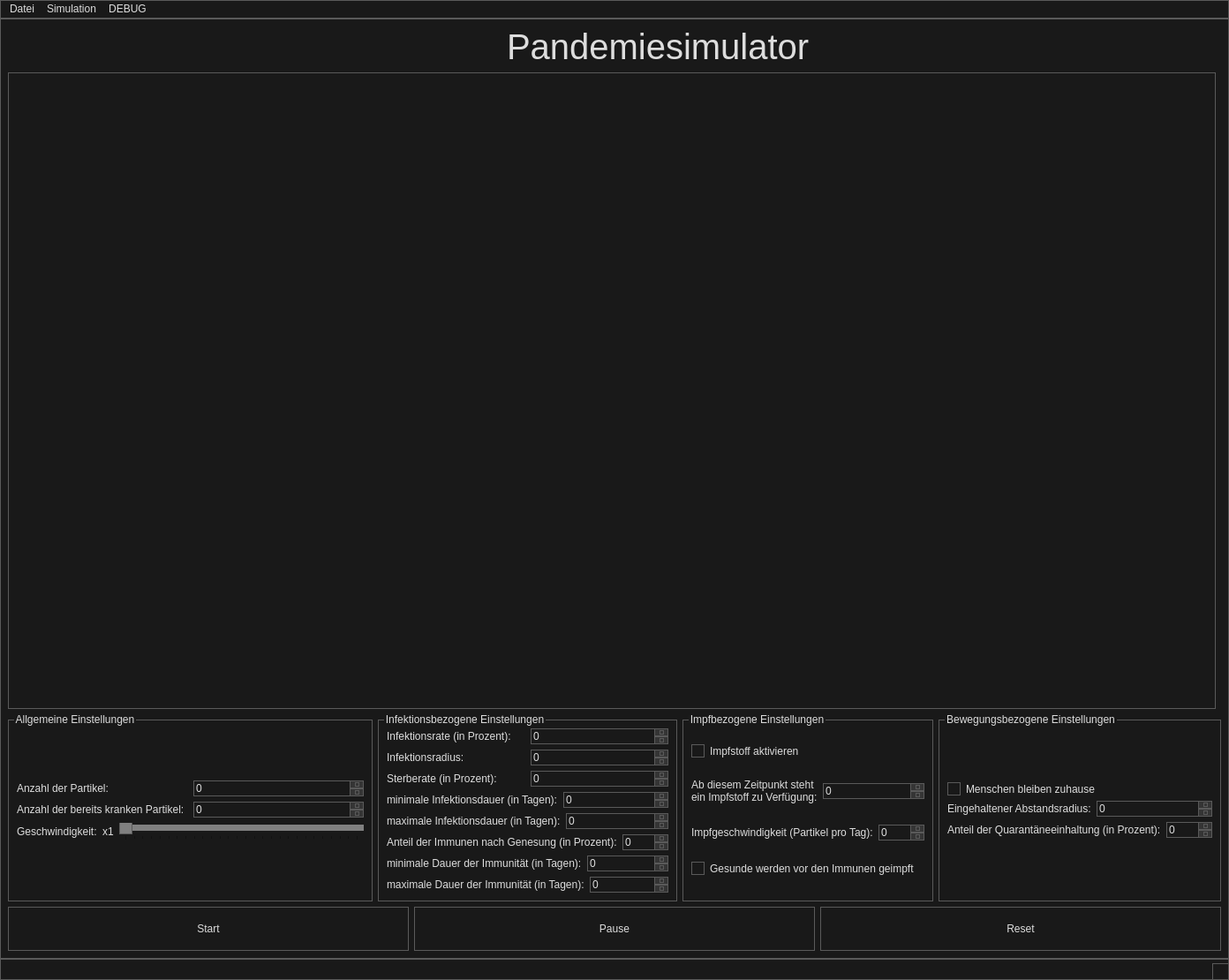
<?xml version="1.0" encoding="UTF-8"?>
<ui version="4.0">
 <class>MainWindow</class>
 <widget class="QMainWindow" name="MainWindow">
  <property name="geometry">
   <rect>
    <x>0</x>
    <y>0</y>
    <width>1392</width>
    <height>1110</height>
   </rect>
  </property>
  <property name="windowTitle">
   <string>MainWindow</string>
  </property>
  <property name="styleSheet">
   <string notr="true">/*
	Copyright 2013 Emanuel Claesson

	Licensed under the Apache License, Version 2.0 (the &quot;License&quot;);
	you may not use this file except in compliance with the License.
	You may obtain a copy of the License at

		http://www.apache.org/licenses/LICENSE-2.0

	Unless required by applicable law or agreed to in writing, software
	distributed under the License is distributed on an &quot;AS IS&quot; BASIS,
	WITHOUT WARRANTIES OR CONDITIONS OF ANY KIND, either express or implied.
	See the License for the specific language governing permissions and
	limitations under the License.
*/

/*
	COLOR_DARK     = #191919
	COLOR_MEDIUM   = #353535
	COLOR_MEDLIGHT = #5A5A5A
	COLOR_LIGHT    = #DDDDDD
	COLOR_ACCENT   = #3D7848
*/

* {
	background: #191919;
	color: #DDDDDD;
	border: 1px solid #5A5A5A;
}

QWidget::item:selected {
	background: #3D7848;
}

QCheckBox, QRadioButton {
	border: none;
}

QRadioButton::indicator, QCheckBox::indicator {
	width: 13px;
	height: 13px;
}

QRadioButton::indicator::unchecked, QCheckBox::indicator::unchecked {
	border: 1px solid #5A5A5A;
	background: none;
}

QRadioButton::indicator::checked, QCheckBox::indicator::checked {
	border: 1px solid #5A5A5A;
	background: #3D7848;
}

QGroupBox {
	margin-top: 6px;
}

QGroupBox::title {
	top: -7px;
	left: 7px;
}

QScrollBar {
	border: 1px solid #5A5A5A;
	background: #191919;
}

QScrollBar:horizontal {
	height: 15px;
	margin: 0px 0px 0px 32px;
}

QScrollBar:vertical {
	width: 15px;
	margin: 32px 0px 0px 0px;
}

QScrollBar::handle {
	background: #353535;
	border: 1px solid #5A5A5A;
}

QScrollBar::handle:horizontal {
	border-width: 0px 1px 0px 1px;
}

QScrollBar::handle:vertical {
	border-width: 1px 0px 1px 0px;
}

QScrollBar::handle:horizontal {
	min-width: 20px;
}

QScrollBar::handle:vertical {
	min-height: 20px;
}

QScrollBar::add-line, QScrollBar::sub-line {
	background:#353535;
	border: 1px solid #5A5A5A;
	subcontrol-origin: margin;
}

QScrollBar::add-line {
	position: absolute;
}

QScrollBar::add-line:horizontal {
	width: 15px;
	subcontrol-position: left;
	left: 15px;
}

QScrollBar::add-line:vertical {
	height: 15px;
	subcontrol-position: top;
	top: 15px;
}

QScrollBar::sub-line:horizontal {
	width: 15px;
	subcontrol-position: top left;
}

QScrollBar::sub-line:vertical {
	height: 15px;
	subcontrol-position: top;
}

QScrollBar:left-arrow, QScrollBar::right-arrow, QScrollBar::up-arrow, QScrollBar::down-arrow {
	border: 1px solid #5A5A5A;
	width: 3px;
	height: 3px;
}

QScrollBar::add-page, QScrollBar::sub-page {
	background: none;
}

QAbstractButton:hover {
	background: #353535;
}

QAbstractButton:pressed {
	background: #5A5A5A;
}

QAbstractItemView {
	show-decoration-selected: 1;
	selection-background-color: #3D7848;
	selection-color: #DDDDDD;
	alternate-background-color: #353535;
}

QHeaderView {
	border: 1px solid #5A5A5A;
}

QHeaderView::section {
	background: #191919;
	border: 1px solid #5A5A5A;
	padding: 4px;
}

QHeaderView::section:selected, QHeaderView::section::checked {
	background: #353535;
}

QTableView {
	gridline-color: #5A5A5A;
}

QTabBar {
	margin-left: 2px;
}

QTabBar::tab {
	border-radius: 0px;
	padding: 4px;
	margin: 4px;
}

QTabBar::tab:selected {
	background: #353535;
}

QComboBox::down-arrow {
	border: 1px solid #5A5A5A;
	background: #353535;
}

QComboBox::drop-down {
	border: 1px solid #5A5A5A;
	background: #353535;
}

QComboBox::down-arrow {
	width: 3px;
	height: 3px;
	border: 1px solid #5A5A5A;
}

QAbstractSpinBox {
	padding-right: 15px;
}

QAbstractSpinBox::up-button, QAbstractSpinBox::down-button {
	border: 1px solid #5A5A5A;
	background: #353535;
	subcontrol-origin: border;
}

QAbstractSpinBox::up-arrow, QAbstractSpinBox::down-arrow {
	width: 3px;
	height: 3px;
	border: 1px solid #5A5A5A;
}

QSlider {
	border: none;
}

QSlider::groove:horizontal {
	height: 5px;
	margin: 4px 0px 4px 0px;
}

QSlider::groove:vertical {
	width: 5px;
	margin: 0px 4px 0px 4px;
}

QSlider::handle {
	border: 1px solid #5A5A5A;
	background: #808080;
}

QSlider::handle:horizontal {
	width: 15px;
	margin: -4px 0px -4px 0px;
}

QSlider::handle:vertical {
	height: 15px;
	margin: 0px -4px 0px -4px;
}

QSlider::add-page:vertical, QSlider::sub-page:horizontal {
	background: #3D7848;
}

QSlider::sub-page:vertical, QSlider::add-page:horizontal {
	background: #808080;
}

QLabel {
	border: none;
}

QProgressBar {
	text-align: center;
}

QProgressBar::chunk {
	width: 1px;
	background-color: #3D7848;
}

QMenu::separator {
	background: #353535;
}</string>
  </property>
  <widget class="QWidget" name="centralwidget">
   <layout class="QVBoxLayout" name="verticalLayout_2">
    <item>
     <layout class="QVBoxLayout" name="verticalLayout">
      <item>
       <layout class="QHBoxLayout" name="horizontalLayout_19">
        <property name="rightMargin">
         <number>250</number>
        </property>
        <item>
         <widget class="QLabel" name="label_logo">
          <property name="text">
           <string/>
          </property>
          <property name="pixmap">
           <pixmap>../../../../../Downloads/icons8-virus-100.png</pixmap>
          </property>
          <property name="scaledContents">
           <bool>false</bool>
          </property>
          <property name="alignment">
           <set>Qt::AlignRight|Qt::AlignTrailing|Qt::AlignVCenter</set>
          </property>
         </widget>
        </item>
        <item>
         <widget class="QLabel" name="label_header">
          <property name="font">
           <font>
            <pointsize>30</pointsize>
           </font>
          </property>
          <property name="text">
           <string>&lt;html&gt;&lt;head/&gt;&lt;body&gt;&lt;p&gt;Pandemiesimulator&lt;/p&gt;&lt;/body&gt;&lt;/html&gt;</string>
          </property>
          <property name="alignment">
           <set>Qt::AlignLeading|Qt::AlignLeft|Qt::AlignVCenter</set>
          </property>
         </widget>
        </item>
       </layout>
      </item>
      <item>
       <layout class="QHBoxLayout" name="horizontalLayout">
        <item>
         <widget class="QGraphicsView" name="graphicsView">
          <property name="styleSheet">
           <string notr="true"/>
          </property>
         </widget>
        </item>
        <item>
         <widget class="PlotWidget" name="graphWidget" native="true"/>
        </item>
       </layout>
      </item>
      <item>
       <layout class="QHBoxLayout" name="horizontalLayout_4">
        <item>
         <widget class="QGroupBox" name="groupBox">
          <property name="title">
           <string>Allgemeine Einstellungen</string>
          </property>
          <layout class="QVBoxLayout" name="verticalLayout_7">
           <item>
            <layout class="QVBoxLayout" name="verticalLayout_3">
             <item>
              <layout class="QHBoxLayout" name="horizontalLayout_9">
               <item>
                <widget class="QLabel" name="label_particlesAmount">
                 <property name="text">
                  <string>Anzahl der Partikel:</string>
                 </property>
                </widget>
               </item>
               <item>
                <widget class="QSpinBox" name="spinBox_particlesAmount">
                 <property name="maximum">
                  <number>500</number>
                 </property>
                </widget>
               </item>
              </layout>
             </item>
             <item>
              <layout class="QHBoxLayout" name="horizontalLayout_10">
               <item>
                <widget class="QLabel" name="label_initiallyInfected">
                 <property name="text">
                  <string>Anzahl der bereits kranken Partikel:</string>
                 </property>
                </widget>
               </item>
               <item>
                <widget class="QSpinBox" name="spinBox_initiallyInfected"/>
               </item>
              </layout>
             </item>
             <item>
              <layout class="QHBoxLayout" name="horizontalLayout_15">
               <item>
                <widget class="QLabel" name="label_speed">
                 <property name="text">
                  <string>Geschwindigkeit:</string>
                 </property>
                </widget>
               </item>
               <item>
                <widget class="QLabel" name="label_speedFactor">
                 <property name="text">
                  <string>x1</string>
                 </property>
                </widget>
               </item>
               <item>
                <widget class="QSlider" name="horizontalSlider">
                 <property name="minimum">
                  <number>30</number>
                 </property>
                 <property name="maximum">
                  <number>300</number>
                 </property>
                 <property name="orientation">
                  <enum>Qt::Horizontal</enum>
                 </property>
                 <property name="tickPosition">
                  <enum>QSlider::TicksBelow</enum>
                 </property>
                 <property name="tickInterval">
                  <number>0</number>
                 </property>
                </widget>
               </item>
              </layout>
             </item>
            </layout>
           </item>
          </layout>
         </widget>
        </item>
        <item>
         <widget class="QGroupBox" name="groupBox_2">
          <property name="title">
           <string>Infektionsbezogene Einstellungen</string>
          </property>
          <layout class="QVBoxLayout" name="verticalLayout_8">
           <item>
            <layout class="QVBoxLayout" name="verticalLayout_4">
             <item>
              <layout class="QHBoxLayout" name="horizontalLayout_11">
               <item>
                <widget class="QLabel" name="label_infectionRate">
                 <property name="text">
                  <string>Infektionsrate (in Prozent):</string>
                 </property>
                </widget>
               </item>
               <item>
                <widget class="QSpinBox" name="spinBox_infectionRate">
                 <property name="maximum">
                  <number>100</number>
                 </property>
                </widget>
               </item>
              </layout>
             </item>
             <item>
              <layout class="QHBoxLayout" name="horizontalLayout_13">
               <item>
                <widget class="QLabel" name="label_infectionRadius">
                 <property name="text">
                  <string>Infektionsradius:</string>
                 </property>
                </widget>
               </item>
               <item>
                <widget class="QSpinBox" name="spinBox_infectionRadius">
                 <property name="maximum">
                  <number>100</number>
                 </property>
                </widget>
               </item>
              </layout>
             </item>
             <item>
              <layout class="QHBoxLayout" name="horizontalLayout_12">
               <item>
                <widget class="QLabel" name="label_deathRate">
                 <property name="text">
                  <string>Sterberate (in Prozent):</string>
                 </property>
                </widget>
               </item>
               <item>
                <widget class="QSpinBox" name="spinBox_deathRate">
                 <property name="maximum">
                  <number>100</number>
                 </property>
                </widget>
               </item>
              </layout>
             </item>
             <item>
              <layout class="QHBoxLayout" name="horizontalLayout_20">
               <item>
                <widget class="QLabel" name="label_minInfectionDuration">
                 <property name="text">
                  <string>minimale Infektionsdauer (in Tagen):</string>
                 </property>
                </widget>
               </item>
               <item>
                <widget class="QSpinBox" name="spinBox_minInfectionDuration"/>
               </item>
              </layout>
             </item>
             <item>
              <layout class="QHBoxLayout" name="horizontalLayout_21">
               <item>
                <widget class="QLabel" name="label_maxInfectionDuration">
                 <property name="text">
                  <string>maximale Infektionsdauer (in Tagen):</string>
                 </property>
                </widget>
               </item>
               <item>
                <widget class="QSpinBox" name="spinBox_maxInfectionDuration"/>
               </item>
              </layout>
             </item>
             <item>
              <layout class="QHBoxLayout" name="horizontalLayout_3">
               <item>
                <widget class="QLabel" name="label_percentageImmune">
                 <property name="text">
                  <string>Anteil der Immunen nach Genesung (in Prozent):</string>
                 </property>
                </widget>
               </item>
               <item>
                <widget class="QSpinBox" name="spinBox_percentageImmune"/>
               </item>
              </layout>
             </item>
             <item>
              <layout class="QHBoxLayout" name="horizontalLayout_5">
               <item>
                <widget class="QLabel" name="label_minImmuneDuration">
                 <property name="text">
                  <string>minimale Dauer der Immunität (in Tagen):</string>
                 </property>
                </widget>
               </item>
               <item>
                <widget class="QSpinBox" name="spinBox_minImmuneDuration"/>
               </item>
              </layout>
             </item>
             <item>
              <layout class="QHBoxLayout" name="horizontalLayout_6">
               <item>
                <widget class="QLabel" name="label_maxImmuneDuration">
                 <property name="text">
                  <string>maximale Dauer der Immunität (in Tagen):</string>
                 </property>
                </widget>
               </item>
               <item>
                <widget class="QSpinBox" name="spinBox_maxImmuneDuration"/>
               </item>
              </layout>
             </item>
            </layout>
           </item>
          </layout>
         </widget>
        </item>
        <item>
         <widget class="QGroupBox" name="groupBox_4">
          <property name="title">
           <string>Impfbezogene Einstellungen</string>
          </property>
          <layout class="QVBoxLayout" name="verticalLayout_6">
           <item>
            <layout class="QHBoxLayout" name="horizontalLayout_22">
             <item>
              <widget class="QCheckBox" name="checkBox_activateVaccination">
               <property name="toolTip">
                <string>&lt;html&gt;&lt;head/&gt;&lt;body&gt;&lt;p&gt;Aktiviere den Einsatz eines Impfstoffes (Es wird davon ausgegangen, dass geimpfte permanent immun sind)&lt;/p&gt;&lt;/body&gt;&lt;/html&gt;</string>
               </property>
               <property name="text">
                <string>Impfstoff aktivieren</string>
               </property>
              </widget>
             </item>
            </layout>
           </item>
           <item>
            <layout class="QHBoxLayout" name="horizontalLayout_7">
             <item>
              <widget class="QLabel" name="label_dateForVaccine">
               <property name="text">
                <string>Ab diesem Zeitpunkt steht
ein Impfstoff zu Verfügung:</string>
               </property>
              </widget>
             </item>
             <item>
              <widget class="QSpinBox" name="spinBox_dateForVaccine"/>
             </item>
            </layout>
           </item>
           <item>
            <layout class="QHBoxLayout" name="horizontalLayout_8">
             <item>
              <widget class="QLabel" name="label_vaccineSpeed">
               <property name="text">
                <string>Impfgeschwindigkeit (Partikel pro Tag):</string>
               </property>
              </widget>
             </item>
             <item>
              <widget class="QSpinBox" name="spinBox_vaccineSpeed"/>
             </item>
            </layout>
           </item>
           <item>
            <layout class="QHBoxLayout" name="horizontalLayout_14">
             <item>
              <widget class="QCheckBox" name="checkBox_healthyFirstVaccinated">
               <property name="text">
                <string>Gesunde werden vor den Immunen geimpft</string>
               </property>
              </widget>
             </item>
            </layout>
           </item>
          </layout>
         </widget>
        </item>
        <item>
         <widget class="QGroupBox" name="groupBox_3">
          <property name="title">
           <string>Bewegungsbezogene Einstellungen</string>
          </property>
          <layout class="QVBoxLayout" name="verticalLayout_9">
           <item>
            <layout class="QVBoxLayout" name="verticalLayout_5">
             <item>
              <layout class="QHBoxLayout" name="horizontalLayout_16">
               <item>
                <widget class="QCheckBox" name="checkBox_peopleStayAtHome">
                 <property name="enabled">
                  <bool>true</bool>
                 </property>
                 <property name="layoutDirection">
                  <enum>Qt::LeftToRight</enum>
                 </property>
                 <property name="styleSheet">
                  <string notr="true">QCheckBox::indicator {
color: black;
}
QCheckBox::indicator {
background: url(...);
}
QCheckBox::indicator:hover {
background: url(...);
}
QCheckBox::indicator:checked {
background: #3D7848;
}
QCheckBox::indicator:pressed {
background: url(...);
}

QCheckBox::indicator:hover:checked {
background: url(...);
}</string>
                 </property>
                 <property name="text">
                  <string>Menschen bleiben zuhause</string>
                 </property>
                 <property name="checked">
                  <bool>false</bool>
                 </property>
                </widget>
               </item>
              </layout>
             </item>
             <item>
              <layout class="QHBoxLayout" name="horizontalLayout_17">
               <item>
                <widget class="QLabel" name="label_distanceRadius">
                 <property name="text">
                  <string>Eingehaltener Abstandsradius:</string>
                 </property>
                </widget>
               </item>
               <item>
                <widget class="QSpinBox" name="spinBox_distanceRadius"/>
               </item>
              </layout>
             </item>
             <item>
              <layout class="QHBoxLayout" name="horizontalLayout_18">
               <item>
                <widget class="QLabel" name="label_quarantinePercentage">
                 <property name="text">
                  <string>Anteil der Quarantäneeinhaltung (in Prozent):</string>
                 </property>
                </widget>
               </item>
               <item>
                <widget class="QSpinBox" name="spinBox_quarantinePercentage"/>
               </item>
              </layout>
             </item>
            </layout>
           </item>
          </layout>
         </widget>
        </item>
       </layout>
      </item>
      <item>
       <layout class="QHBoxLayout" name="horizontalLayout_2">
        <item>
         <widget class="QPushButton" name="startSimButton">
          <property name="sizePolicy">
           <sizepolicy hsizetype="Minimum" vsizetype="Minimum">
            <horstretch>0</horstretch>
            <verstretch>0</verstretch>
           </sizepolicy>
          </property>
          <property name="minimumSize">
           <size>
            <width>300</width>
            <height>50</height>
           </size>
          </property>
          <property name="text">
           <string>Start</string>
          </property>
         </widget>
        </item>
        <item>
         <widget class="QPushButton" name="pauseSimButton">
          <property name="minimumSize">
           <size>
            <width>300</width>
            <height>50</height>
           </size>
          </property>
          <property name="text">
           <string>Pause</string>
          </property>
         </widget>
        </item>
        <item>
         <widget class="QPushButton" name="resetSimButton">
          <property name="minimumSize">
           <size>
            <width>300</width>
            <height>50</height>
           </size>
          </property>
          <property name="text">
           <string>Reset</string>
          </property>
         </widget>
        </item>
       </layout>
      </item>
     </layout>
    </item>
   </layout>
  </widget>
  <widget class="QMenuBar" name="menubar">
   <property name="geometry">
    <rect>
     <x>0</x>
     <y>0</y>
     <width>1392</width>
     <height>23</height>
    </rect>
   </property>
   <widget class="QMenu" name="menuExport_CSV">
    <property name="title">
     <string>Datei</string>
    </property>
    <addaction name="actionExport_CSV"/>
   </widget>
   <widget class="QMenu" name="menuSimulation">
    <property name="title">
     <string>Simulation</string>
    </property>
    <addaction name="actionMehrere_Simulationen_ausf_hren"/>
    <addaction name="actionSIRD_Modell_2"/>
   </widget>
   <widget class="QMenu" name="menuDEBUG">
    <property name="title">
     <string>DEBUG</string>
    </property>
    <addaction name="actionShow_InfectionRadius"/>
    <addaction name="actionShow_DistanceRadius"/>
   </widget>
   <addaction name="menuExport_CSV"/>
   <addaction name="menuSimulation"/>
   <addaction name="menuDEBUG"/>
  </widget>
  <widget class="QStatusBar" name="statusbar"/>
  <action name="actionExport_CSV">
   <property name="text">
    <string>CSV exportieren</string>
   </property>
  </action>
  <action name="actionMehrere_Simulationen_ausf_hren">
   <property name="text">
    <string>Mehrere Simulationen ausführen</string>
   </property>
  </action>
  <action name="actionShow_InfectionRadius">
   <property name="checkable">
    <bool>true</bool>
   </property>
   <property name="text">
    <string>Zeige Infektionsradius (Rot)</string>
   </property>
  </action>
  <action name="actionShow_DistanceRadius">
   <property name="checkable">
    <bool>true</bool>
   </property>
   <property name="text">
    <string>Zeige Abstandsradius (Magenta)</string>
   </property>
  </action>
  <action name="actionSIRD_Modell">
   <property name="text">
    <string>SIRD-Modell</string>
   </property>
  </action>
  <action name="actionSIRD_Modell_2">
   <property name="text">
    <string>SIRD-Modell</string>
   </property>
  </action>
 </widget>
 <customwidgets>
  <customwidget>
   <class>PlotWidget</class>
   <extends>QWidget</extends>
   <header>pyqtgraph</header>
   <container>1</container>
  </customwidget>
 </customwidgets>
 <resources>
  <include location="pandemie.qrc"/>
 </resources>
 <connections/>
</ui>
